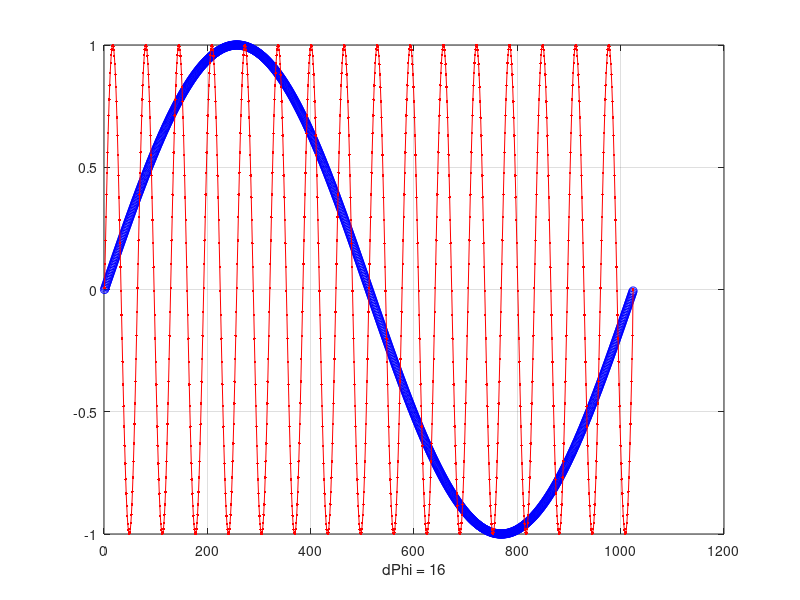
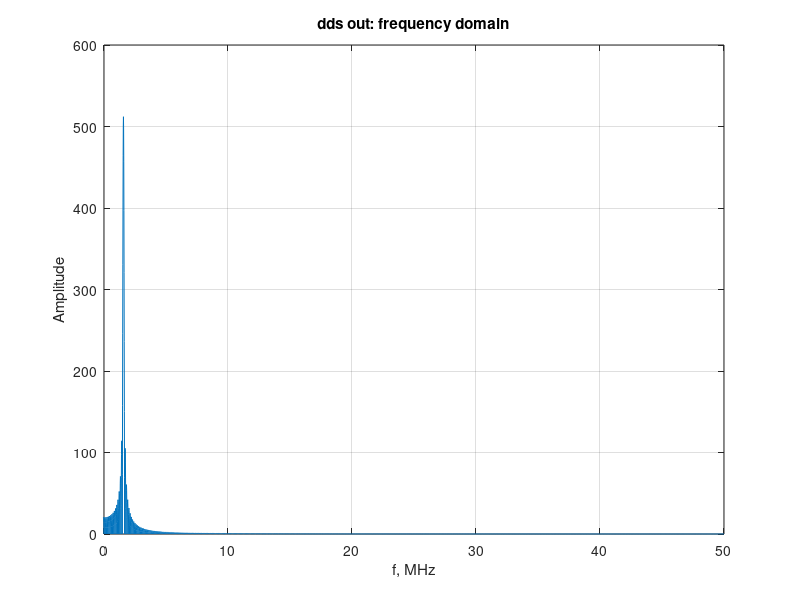

The MATLAB script that drew these images, in order:
%% dds test
% 05/10/20 Rostov A. aleksei.rostov@protonmain.com
clc
clear
close all

Fs   = 100e6; % sample rate
Nfft = 8192;
N    = 2^10;

df   = Fs/Nfft; % fft step
f    = linspace(-Nfft/2, Nfft/2, Nfft).*df;

% time domain
sin_table = sin(2*pi*(0:N-1)/N);

dds_out = zeros(1, N);
Phi = 1; dPhi = 16;
for i = 1 : N-1
    dds_out(i) = sin_table( mod(Phi, N) + 1);
    Phi = Phi + dPhi;
end

figure
plot(sin_table, 'ob')
hold on
plot(dds_out, '.-r')
xlabel(sprintf('dPhi = %d', dPhi))
grid on


% frequency domain  
dds_outF = abs(fftshift(fft(dds_out, Nfft)));

figure
plot(f./1e6, dds_outF)
grid on
title('dds out: frequency domain')
xlabel('f, MHz')
ylabel('Amplitude')
xlim([0 Fs/2/1e6])

% 
% 
% 
% 
% SIMPLE = 1;
% DDS    = 0; 
% HLS    = 0;
% 
% if HLS == 1
%     fileID = fopen('dds.txt', 'r');
%     A = fscanf(fileID, '%f');
%     fclose(fileID);
%     
%     figure
%     plot(A, '.-b')
%     grid on
%     
% end
% 
% if DDS == 1
%     
%     N    = 2^10;
%     Fs   = 100e6;
%     Nfft = 8192; % fft points
%     df   = Fs/Nfft; % fft step
%     f    = linspace(-Nfft/2, Nfft/2, Nfft).*df;
%     
%     
%     % time domain
%     sin_table = sin(2*pi*(0:N-1)/N);
%     
%     dds_out = zeros(1, N);
%     Phi = 1; dPhi = 1;
%     for i = 1 : N-1
%         dds_out(i) = sin_table( mod(Phi, N) + 1);
%         Phi = Phi + dPhi;
%     end
%     
%     figure
%     plot(sin_table, 'ob')
%     hold on
%     plot(dds_out, '.-r')
%     xlabel(sprintf('dPhi = %d', dPhi))
%     grid on
%     
%     % frequency domain  
%     dds_outF = abs(fftshift(fft(dds_out, Nfft)));
%     
%     figure
%     plot(f./1e6, dds_outF)
%     grid on
%     title('dds out: frequency domain')
%     xlabel('f, MHz')
%     ylabel('Amplitude')
%     xlim([0 Fs/2/1e6])
%     
%     
%     
% end
% 
% if SIMPLE == 1
%     Fs = 100e6;  % sample rate 100 MHz
%     f0 = 5e6;    % signal frequency 
%     N  = 2046;   % samples
% 
%     t   = [0:N-1]/Fs; % time vector
% 
%     phi = pi*10e6/(N/Fs).*t.^2;
%     
%     f1   = 10e6;
%     phi2 = 2*pi*f1.*t;
%     
%     d1 = diff(phi);
%     d2 = diff(phi2);
%     
%     figure
%     plot(0:N-1, phi, '.-r', 0:N-1, phi2, '.-b')
%     legend('5 MHz', '10 MHz')
%     grid on
%     
%     sRe = cos(phi);
%     sIm = sin(phi);
% 
%     figure
%     plot(t,sRe, '.-b', t, sIm, '.-r')
%     legend('real', 'image')
%     ylim([-1.5 1.5])
%     grid on
% 
%     phase = angle(sRe + 1i.*sIm);
% 
%     figure
%     plot(t,phase, '.-r')
%     grid on
% end


